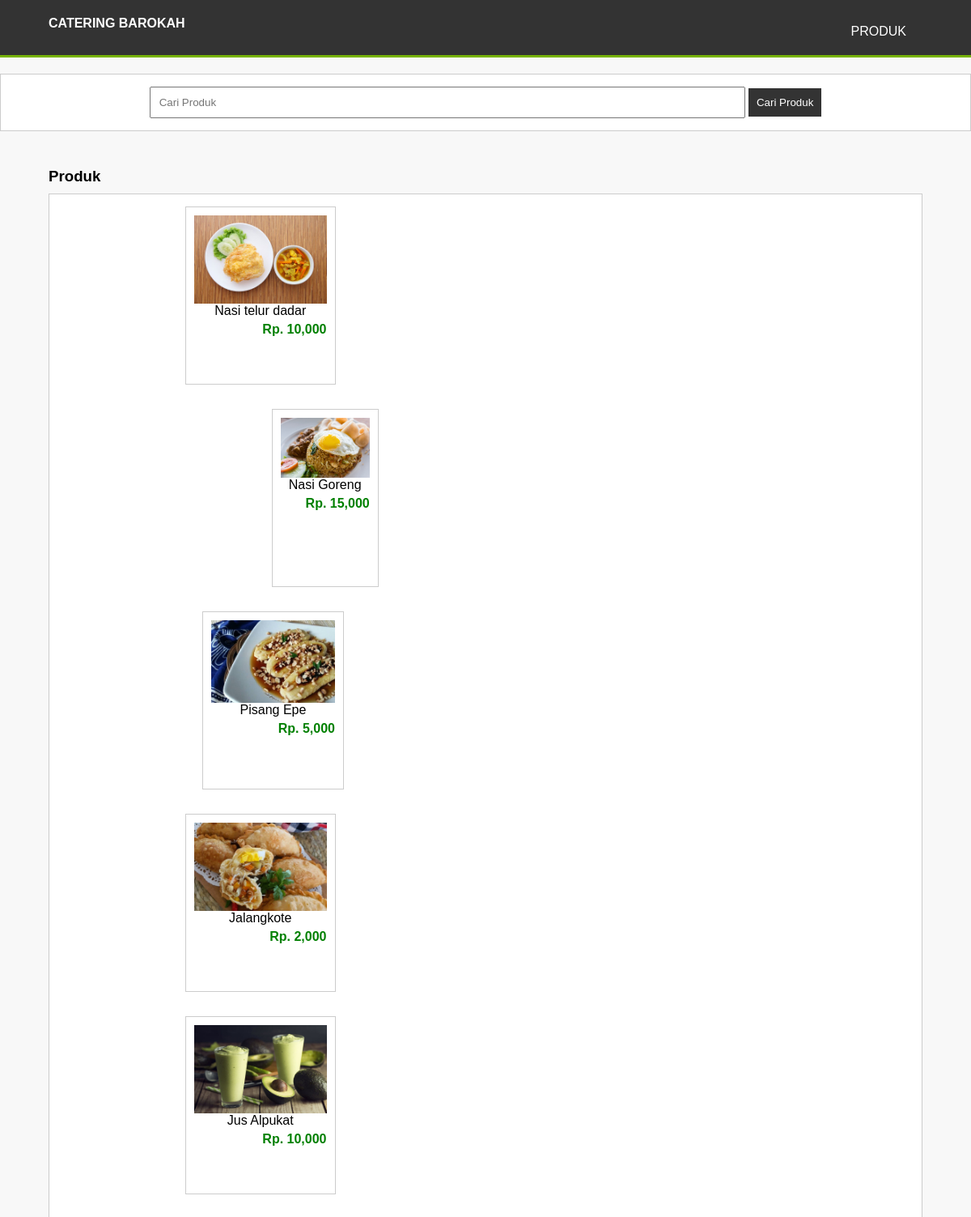
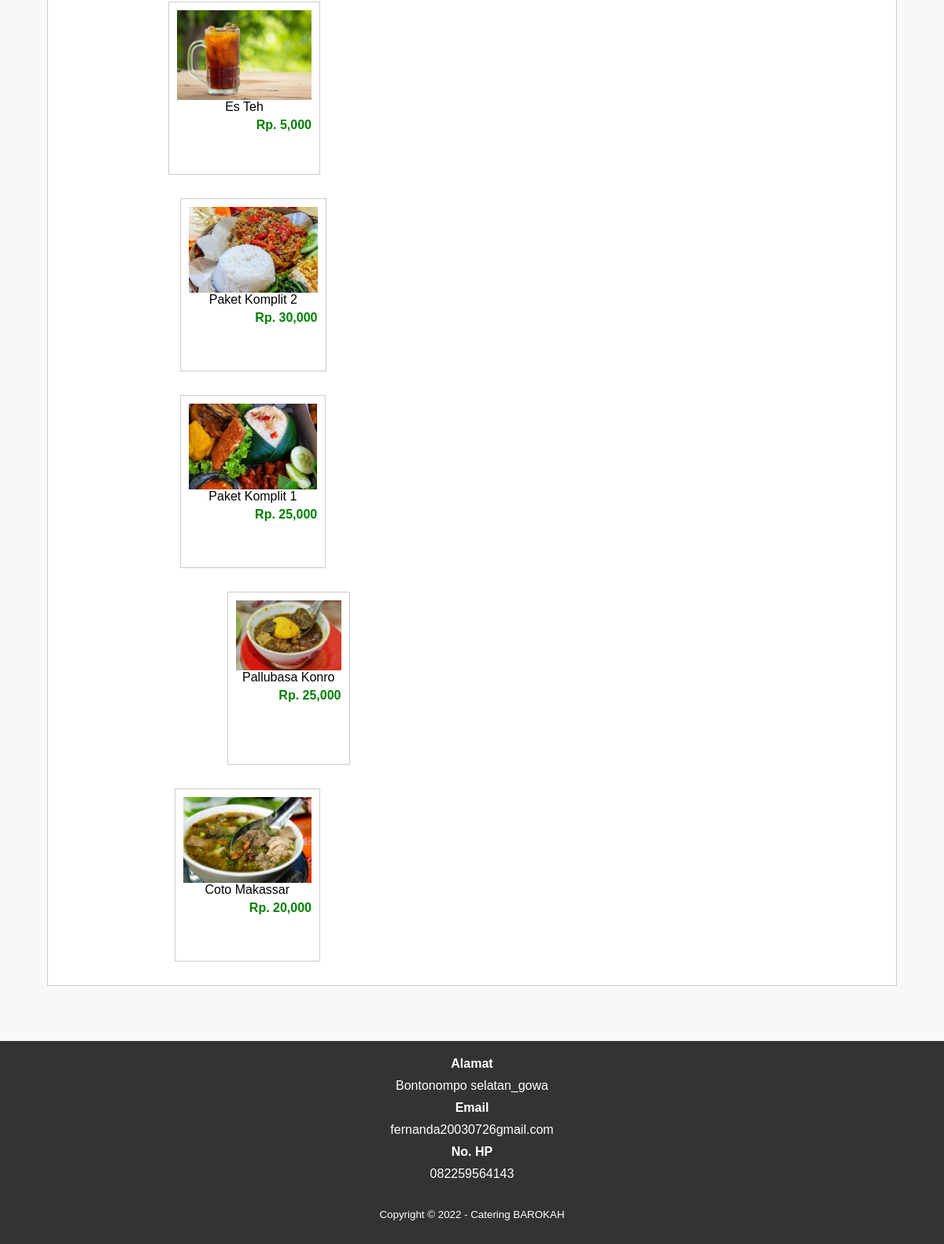
/produk.php, run on the app's committed database (2 pictures, top to bottom).
### tables this page shows
CREATE TABLE `tb_product` (
  `product_id` int(11) NOT NULL,
  `category_id` int(11) NOT NULL,
  `product_name` varchar(100) NOT NULL,
  `product_price` int(11) NOT NULL,
  `product_description` text NOT NULL,
  `product_image` varchar(100) NOT NULL,
  `product_status` tinyint(1) NOT NULL,
  `date_created` timestamp NOT NULL DEFAULT current_timestamp()
);

### produk.php (the view, shortened to what this page needs)
<?php
    include 'db.php';
    $kontak = mysqli_query($conn, "SELECT admin_telp, admin_email, admin_address FROM tb_admin WHERE admin_id = 1");
    $a = mysqli_fetch_object($kontak);
?>
<!DOCTYPE html>
<html>
<head>
    <link rel="stylesheet" type="text/css" href="style.css">
</head>
<body>
    <header>
        <div class="container">
            <h1><a href="index.php">Catering Barokah</a></h1>
            <ul>
                <li><a href="produk.php">Produk</a></li>
            </ul>
        </div>
    </header>
    <div class="search">
        <div class="container">
            <form action="produk.php">
                <input type="text" name="search" placeholder="Cari Produk" value="<?php echo $_GET['search'] ?>">
                <input type="submit" name="cari" value="Cari Produk">
            </form>
        </div>
    </div>
    <div class="section">
        <div class="container">
            <h3>Produk</h3>
            <div class="box">
                <?php
                    $produk = mysqli_query($conn, "SELECT * FROM tb_product WHERE product_status = 1 $where ORDER BY product_id DESC");
                    if(mysqli_num_rows($produk) > 0 ){
                        while($p = mysqli_fetch_array($produk)){
                ?>
                <a href="detail-produk.php?id=<?php echo $p['product_id'] ?>">
                    <div class="col-4">
                        <img src="produk/<?php echo $p['product_image'] ?>" alt="<?php echo $p['product_name'] ?>">
                        <p class="nama"><?php echo $p['product_name'] ?></p>
                        <p class="harga">Rp. <?php echo number_format($p['product_price']) ?></p>
                    </div>
                </a>
                <?php }}else{ ?>
                    <p>Produk tidak ada</p>
                <?php }?>
            </div>
        </div>
    </div>
    <div class="footer">
        <div class="container">
            <h4>Alamat</h4>
            <p><?php echo $a->admin_address ?></p>
            <h4>Email</h4>
            <p><?php echo $a->admin_email ?></p>
            <h4>No. HP</h4>
            <p><?php echo $a->admin_telp ?></p>
            <small>Copyright &copy; 2022 - Catering BAROKAH</small>
        </div>
    </div>
</body>
</html>

### style.css (style rules this page uses)
* { padding: 0; margin: 0; font-family: sans-serif; }
body { background-color: #f8f8f8f8; }
a { color: inherit; text-decoration: none; }
header { background-color: green; color: #fff; }
header h1 a { float: left; padding:10px 0; }
header ul { float: right; }
header ul li { display: inline-block; }
header ul li a { padding:20px 0 20px 15px; display: inline-block; }
.container { width: 80%; margin:0 auto; }
.container::after { content: ''; display: block; clear: both; }
.section { padding:25px 0; }
.box { background-color: #fff; border:1px solid #ccc; padding: 15px; box-sizing: border-box; margin: 10px 0 25px 0; }
.box::after { content: ''; display: block; clear: both; }
.search { padding: 15px; background-color: #fff; border: 1px solid #ccc; text-align: center; }
.search input[type=text] { width: 50%; padding: 10px; }
.search input[type=submit] { padding: 12px 15px; background-color: green; color: #fff; border: none; cursor: pointer; }
.col-4 { width: 25%; height: 220px; border: 1px solid #ccc; float: left; padding: 10px; box-sizing: border-box; margin-bottom: 10px; }
.col-4 img { width: 100%; }
.col-4 .nama { color: black; margin-bottom: 5px; }
.col-4 .harga { font-weight: bold; color: green; float: right; }
.footer { padding: 25px 0; background-color: #333; color: #fff; text-align: center; }
.footer p { margin-bottom: 10px; }
.footer small { margin-top: 25px; display: inline-block; }

### produk.php (style rules this page uses)
* { margin: 0; padding: 0; box-sizing: border-box; }
.container { width: 90%; margin: auto; overflow: hidden; }
header { background: #333; color: #fff; padding-top: 10px; min-height: 70px; border-bottom: #77b300 3px solid; }
header a { color: #fff; text-decoration: none; text-transform: uppercase; font-size: 16px; }
header ul { padding: 0; list-style: none; text-align: center; }
header ul li { display: inline; padding: 0 20px 0 20px; }
.search { margin: 20px 0; }
.search input[type="text"] { padding: 10px; width: 70%; }
.search input[type="submit"] { padding: 10px; background: #333; color: #fff; border: none; }
.section { margin: 15px 0; }
.section h3 { margin-bottom: 10px; }
.box { display: flex; flex-wrap: wrap; gap: 15px; justify-content: center; }
.box .col-4 { flex: 1 1 calc(50% - 10px); max-width: calc(50% - 10px); margin-bottom: 15px; text-align: center; }
.box img { max-width: 100%; height: auto; display: block; margin: 0 auto; }
.footer { background: #333; color: #fff; padding: 20px 0; text-align: center; margin-top: 20px; }
.footer h4, .footer p, .footer small { margin-bottom: 10px; }

### data on the page
tb_product: product_image (picture), product_name "Nasi telur dadar", product_price "10,000"
tb_product: product_image (picture), product_name "Nasi Goreng", product_price "15,000"
tb_product: product_image (picture), product_name "Pisang Epe", product_price "5,000"
tb_product: product_image (picture), product_name "Jalangkote", product_price "2,000"
tb_product: product_image (picture), product_name "Jus Alpukat", product_price "10,000"
tb_product: product_image (picture), product_name "Es Teh", product_price "5,000"
tb_product: product_image (picture), product_name "Paket Komplit 2", product_price "30,000"
tb_product: product_image (picture), product_name "Paket Komplit 1", product_price "25,000"
tb_product: product_image (picture), product_name "Pallubasa Konro", product_price "25,000"
tb_product: product_image (picture), product_name "Coto Makassar", product_price "20,000"

### other printed values
$a->admin_address "Bontonompo selatan_gowa"
$a->admin_email "fernanda20030726gmail.com"
$a->admin_telp "082259564143"
